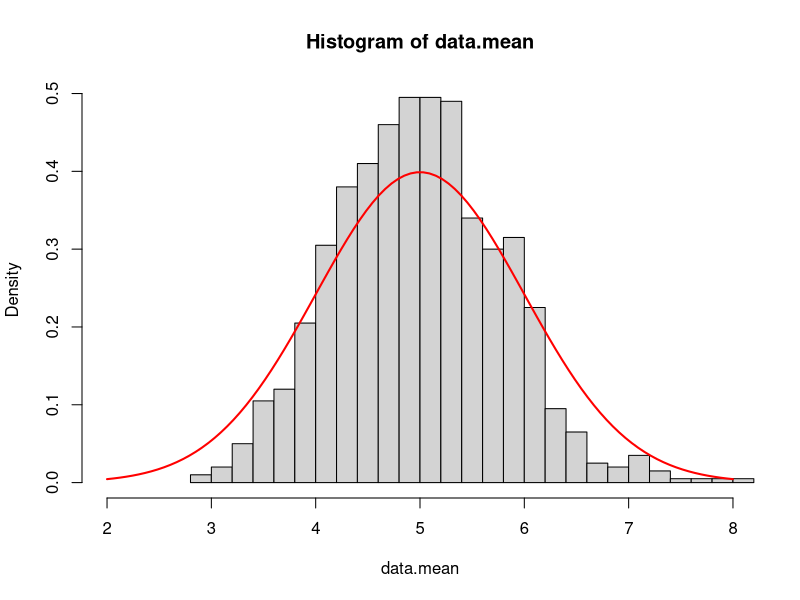

Generate this figure with R:
library(ggplot2)
nosim=1000
nsam=40
lambda=0.2
dataSam<-rexp(nosim*nsam,lambda)
data.mean<-apply(matrix(dataSam,nosim,nsam),1,mean)

#distribution center:
dist.center<-mean(data.mean)
dist.center
#Theoretical Center (exponential distribution):
exp.center<-1/lambda
exp.center
#--------------------------------------
#distribution
dist.variance<-(sd(data.mean))^2
dist.variance

#Theoretical variance (exponential distribution):
exp.variance<-((1/lambda)^2)/nsam
exp.variance

#---------------------------------------


hist(data.mean, freq = FALSE, breaks = 20, xlim = c(2, 8))
nx <- seq(2, 8, length=100)
hx <- dnorm(nx,mean=5,sd=1)
lines(nx,hx, lwd=2, col="red")


#--------------------------------------

interval <- dist.center +c(-1,1)*1.96*sqrt(dist.variance/nsam)
interval

